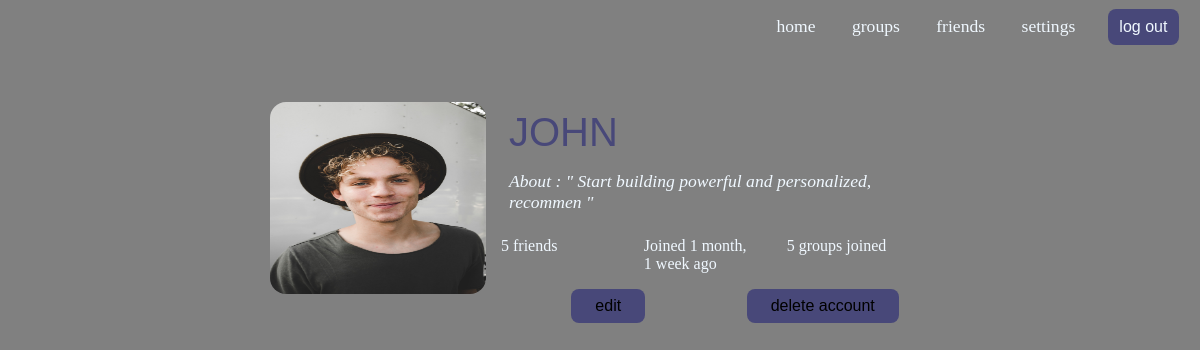
Page /settings/ (signed in) on the committed database.
### base/models.py (models this page shows)
class Profiles(models.Model):
    user = models.ForeignKey(User,on_delete=models.CASCADE)
    name = models.CharField(max_length=50,default='None')
    profile_pics = models.ImageField(upload_to='profile_images',default='image.jpg')
    date_joined = models.DateTimeField(auto_now_add=True)
    about = models.CharField(max_length=50, default='Hi')
    user_friends = models.ManyToManyField('friends',related_name='my_friends', blank=True)

### base/views.py (the view)
# urls.py: path('settings/',views.settings, name='settings' ),
@login_required(login_url='/signin')
def settings(request):
    user = Profiles.objects.get(name=request.user.username)
    groups = groupstable.objects.filter(participants=user).count()
    form = AccountSettingsForm()
    updatable = False
    if request.method == 'POST' and updatable == False:
        updatable = True
    context = {'user':user,'groups':groups,'updatable':updatable,'form':form}
    return render(request,'settings.html',context=context)

### base/forms.py
class AccountSettingsForm(Form):
    username = forms.CharField(min_length=3,max_length=20)
    password = forms.CharField(widget=forms.PasswordInput())
    profile_picture = forms.ImageField()
    about = forms.CharField(max_length=50)
    email = forms.EmailField()

### base/templates/settings.html (shortened to what this page needs)
{% extends 'base.html' %}
{% load static %}
{% block content %}
<div class="settings-page">
    <div class="all">
        <div class="left">
            <img src='/media/profile_images/{{user.id}}.jpg' >
        </div>
        <div class="right">
            <div class="username">{{ user.name }}</div>
            <div class="user-about">About :  " {{ user.about }} "</div>
            <div class="other-info">
                <span>{{ user.user_friends.count }} friends</span>
                <span>Joined {{ user.date_joined|timesince }} ago</span>
                <span>{{ groups }} groups joined</span>
            </div>
            <div class="edit-delete">
                <div><form action="" method="post">{% csrf_token %}<button>edit</button></form></div>
                <div><a href="{% url 'delete_account' %}"><button>delete account</button></a></div>
            </div>
        </div>
    </div>
</div>
{% endblock %}

### base/static/webfiles/style.css (style rules this page uses)
body { padding: 0; margin: 0; background-color: gray; font-size: 1.1rem; color: aliceblue; }
.settings-page { margin: 3rem 22.5% 3rem 22.5% ; max-width: 100%; }
.settings-page .all { width: 100%; display: flex; }
.settings-page .all .left { width: 35%; float: left; }
.settings-page .all .left img { width: 18vw; height: 12rem; border-radius: 1rem; }
.settings-page .right { width: 65%; }
.settings-page .right .username { padding: 0.5rem; text-transform: uppercase; color: #484879; font-size: 2.5rem; font-family: Impact, Haettenschweiler, 'Arial Narrow Bold', sans-serif; }
.settings-page .right .user-about { padding: 0.5rem; font-style: italic; margin-bottom: 1rem; }
.settings-page .right .other-info { width: 100%; display: flex; text-align: center; box-sizing: border-box; font-size: 1rem; margin-bottom: 1rem; }
.settings-page .right .other-info span { width: 33.3%; text-align: left; }
.settings-page .right .edit-delete { text-align: center; margin-bottom: 4rem; display: flex; box-sizing: border-box; }
.settings-page .right .edit-delete div { width: 50%; }
.settings-page .right .edit-delete button { padding: 0.5rem 1.5rem 0.5rem 1.5rem; background-color: #484879; border: none; border-radius: 0.5rem; font-size: 1rem; }

### rows in the picture
Profiles: name "JOHN", about "Start building powerful and personalized, recommen", user_friends.count "5", date_joined "1 month, 1 week"

### other values in the picture
{{ groups }} "5"
